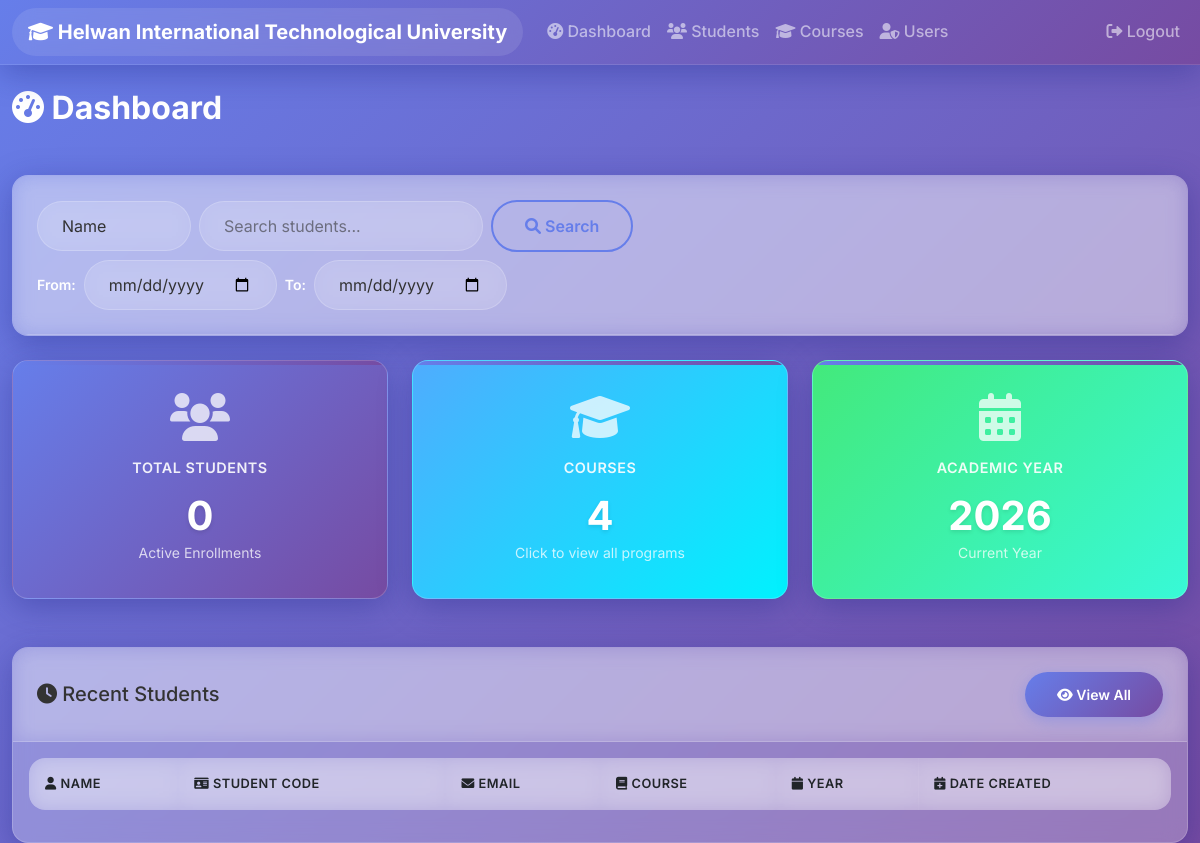
Page /dashboard (signed in) on the earlier database version.
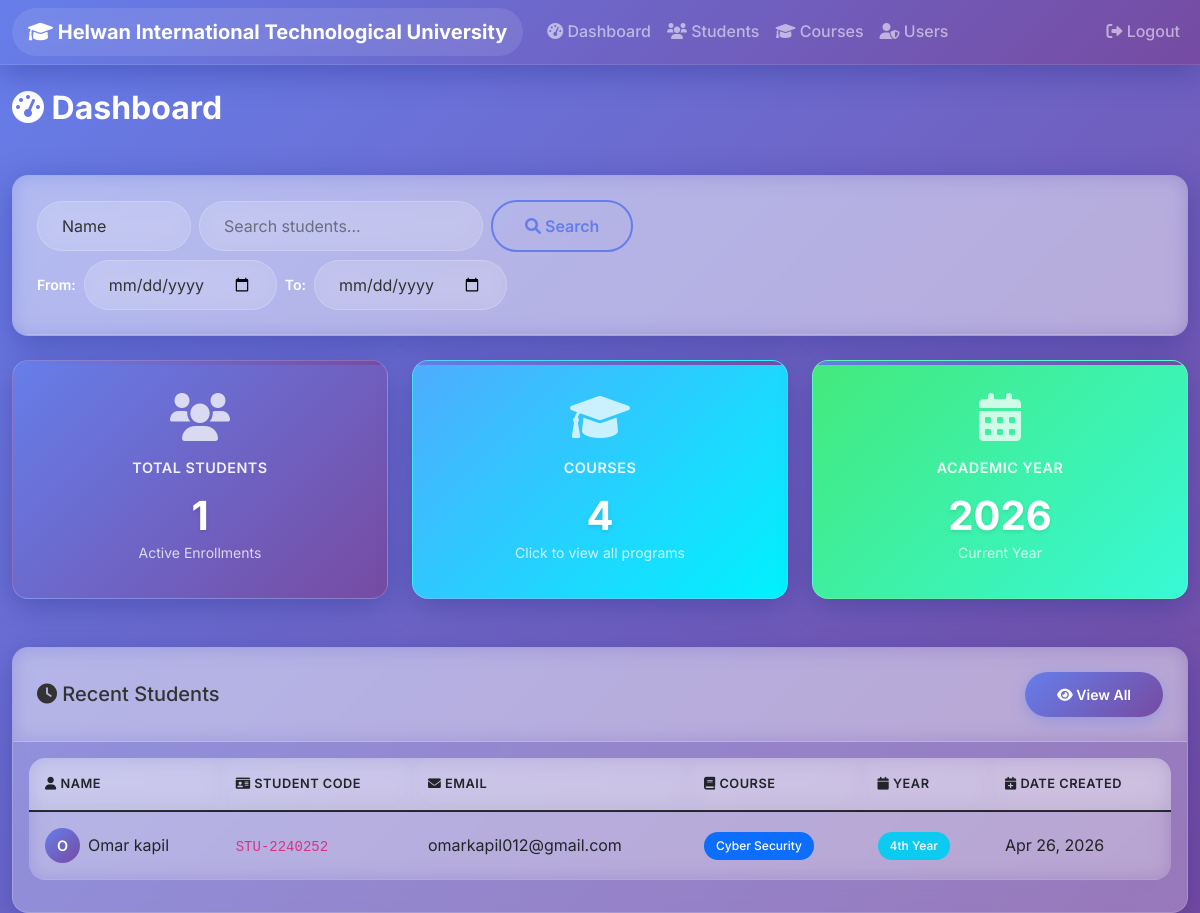
Same page on the later database version.
### models/__init__.py (models this page shows, shortened)
class Student(db.Model):
    __tablename__ = 'students'
    id            = db.Column(db.Integer, primary_key=True)
    name          = db.Column(db.String(150), nullable=False)
    student_code  = db.Column(db.String(50), unique=True, nullable=False)
    email         = db.Column(db.String(150), nullable=False)
    course        = db.Column(db.String(100), nullable=False)
    year          = db.Column(db.String(50), nullable=True)
    date_created  = db.Column(db.DateTime, default=datetime.utcnow)

### routes/dashboard.py (the view)
@dashboard_bp.route('/dashboard')
@login_required
def dashboard():
    total_students = Student.query.count()
    recent_students = Student.query.order_by(Student.date_created.desc()).limit(5).all()
    return render_template('dashboard.html', total_students=total_students, recent_students=recent_students)

### app.py (called while the page is built)
@login_manager.user_loader
def load_user(user_id):
    return db.session.get(User, int(user_id))

### templates/dashboard.html (shortened to what the changed rows need)
{% extends "base.html" %}
{% block content %}
<div class="row">
    <div class="col-md-12">
        <h2><i class="fas fa-tachometer-alt"></i> Dashboard</h2>
    </div>
</div>
<div class="row mt-4">
    <div class="col-md-4 mb-4">
        <div class="card stats-card bg-primary text-white h-100">
            <div class="card-body text-center">
                <div class="mb-3">
                    <i class="fas fa-users fa-3x opacity-75"></i>
                </div>
                <h5 class="card-title">Total Students</h5>
                <h2>{{ total_students }}</h2>
                <small class="opacity-75">Active Enrollments</small>
            </div>
        </div>
    </div>
    <div class="col-md-4 mb-4">
        <a href="{{ url_for('students.list_courses') }}" target="_blank" class="text-decoration-none">
            <div class="card stats-card bg-success text-white h-100" style="cursor:pointer; transition: transform .15s, box-shadow .15s;"
                 onmouseover="this.style.transform='translateY(-4px)';this.style.boxShadow='0 8px 24px rgba(0,0,0,.25)'"
                 onmouseout="this.style.transform='';this.style.boxShadow=''">
                <div class="card-body text-center">
                    <h2>4</h2>
                </div>
            </div>
        </a>
    </div>
    <div class="col-md-4 mb-4">
        <div class="card stats-card bg-info text-white h-100">
            <div class="card-body text-center">
                <h2>2026</h2>
            </div>
        </div>
    </div>
</div>
<div class="row mt-4">
    <div class="col-md-12">
        <div class="card">
            <div class="card-body">
                <div class="table-responsive">
                    <table class="table table-hover">
                        <thead>
                            <tr>
                                <th><i class="fas fa-user"></i> Name</th>
                                <th><i class="fas fa-id-card"></i> Student Code</th>
                                <th><i class="fas fa-envelope"></i> Email</th>
                                <th><i class="fas fa-book"></i> Course</th>
                                <th><i class="fas fa-calendar"></i> Year</th>
                                <th><i class="fas fa-calendar-plus"></i> Date Created</th>
                            </tr>
                        </thead>
                        <tbody>
                            {% for student in recent_students %}
                            <tr>
                                <td>
                                    <div class="d-flex align-items-center">
                                        <div class="avatar-circle me-2">
                                            {{ student.name[0].upper() }}
                                        </div>
                                        {{ student.name }}
                                    </div>
                                </td>
                                <td><code>{{ student.student_code }}</code></td>
                                <td>{{ student.email }}</td>
                                <td>
                                    <span class="badge bg-primary">{{ student.course }}</span>
                                </td>
                                <td>
                                    <span class="badge bg-info">{{ student.year }}</span>
                                </td>
                                <td>{{ student.date_created.strftime('%b %d, %Y') }}</td>
                            </tr>
                            {% endfor %}
                        </tbody>
                    </table>
                </div>
            </div>
        </div>
    </div>
</div>
{% endblock %}

Differences in the rows shown:
added Student: name "O", name "Omar kapil", student_code "STU-2240252", email "omarkapil012@gmail.com", course "Cyber Security", year "4th Year", date_created "Apr 26, 2026"
Other differences:
{{ total_students }}: "0" → "1"
